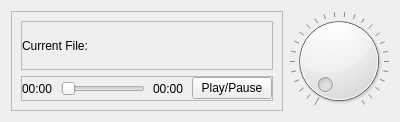
                   <widget class="QWidget" name="tabWidget_6Page1">
                    <attribute name="title">
                     <string>Original</string>
                    </attribute>
                    <layout class="QHBoxLayout" name="horizontalLayout_4">
                     <item>
                      <widget class="QFrame" name="frame_10">
                       <property name="frameShape">
                        <enum>QFrame::StyledPanel</enum>
                       </property>
                       <property name="frameShadow">
                        <enum>QFrame::Raised</enum>
                       </property>
                       <layout class="QVBoxLayout" name="verticalLayout_10">
                        <item>
                         <widget class="QFrame" name="frame_11">
                          <property name="frameShape">
                           <enum>QFrame::StyledPanel</enum>
                          </property>
                          <property name="frameShadow">
                           <enum>QFrame::Raised</enum>
                          </property>
                          <layout class="QHBoxLayout" name="horizontalLayout_8">
                           <property name="spacing">
                            <number>0</number>
                           </property>
                           <property name="leftMargin">
                            <number>0</number>
                           </property>
                           <property name="topMargin">
                            <number>0</number>
                           </property>
                           <property name="rightMargin">
                            <number>0</number>
                           </property>
                           <property name="bottomMargin">
                            <number>0</number>
                           </property>
                           <item>
                            <widget class="QLabel" name="label_18">
                             <property name="sizePolicy">
                              <sizepolicy hsizetype="Preferred" vsizetype="Fixed">
                               <horstretch>0</horstretch>
                               <verstretch>0</verstretch>
                              </sizepolicy>
                             </property>
                             <property name="minimumSize">
                              <size>
                               <width>0</width>
                               <height>17</height>
                              </size>
                             </property>
                             <property name="text">
                              <string>Current File:</string>
                             </property>
                            </widget>
                           </item>
                          </layout>
                         </widget>
                        </item>
                        <item>
                         <widget class="QFrame" name="frame_12">
                          <property name="sizePolicy">
                           <sizepolicy hsizetype="Preferred" vsizetype="Fixed">
                            <horstretch>0</horstretch>
                            <verstretch>0</verstretch>
                           </sizepolicy>
                          </property>
                          <property name="minimumSize">
                           <size>
                            <width>0</width>
                            <height>25</height>
                           </size>
                          </property>
                          <property name="frameShape">
                           <enum>QFrame::StyledPanel</enum>
                          </property>
                          <property name="frameShadow">
                           <enum>QFrame::Raised</enum>
                          </property>
                          <layout class="QHBoxLayout" name="horizontalLayout_9">
                           <property name="spacing">
                            <number>8</number>
                           </property>
                           <property name="leftMargin">
                            <number>0</number>
                           </property>
                           <property name="topMargin">
                            <number>0</number>
                           </property>
                           <property name="rightMargin">
                            <number>0</number>
                           </property>
                           <property name="bottomMargin">
                            <number>0</number>
                           </property>
                           <item>
                            <widget class="QLabel" name="label_19">
                             <property name="text">
                              <string>00:00</string>
                             </property>
                            </widget>
                           </item>
                           <item>
                            <widget class="QSlider" name="horizontalSlider_3">
                             <property name="orientation">
                              <enum>Qt::Horizontal</enum>
                             </property>
                            </widget>
                           </item>
                           <item>
                            <widget class="QLabel" name="label_20">
                             <property name="text">
                              <string>00:00</string>
                             </property>
                            </widget>
                           </item>
                           <item>
                            <widget class="QPushButton" name="pushButton_4">
                             <property name="text">
                              <string>Play/Pause</string>
                             </property>
                            </widget>
                           </item>
                          </layout>
                         </widget>
                        </item>
                       </layout>
                      </widget>
                     </item>
                     <item>
                      <widget class="QDial" name="dial_2">
                       <property name="pageStep">
                        <number>99</number>
                       </property>
                       <property name="tracking">
                        <bool>true</bool>
                       </property>
                       <property name="orientation">
                        <enum>Qt::Horizontal</enum>
                       </property>
                       <property name="wrapping">
                        <bool>false</bool>
                       </property>
                       <property name="notchesVisible">
                        <bool>true</bool>
                       </property>
                      </widget>
                     </item>
                    </layout>
                   </widget>
